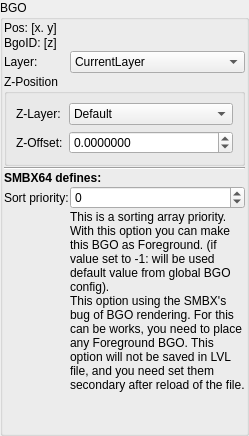
         <widget class="QGroupBox" name="bgoProps">
          <property name="minimumSize">
           <size>
            <width>0</width>
            <height>361</height>
           </size>
          </property>
          <property name="title">
           <string>BGO</string>
          </property>
          <layout class="QGridLayout" name="gridLayout_14" columnstretch="10,80">
           <property name="sizeConstraint">
            <enum>QLayout::SetMinimumSize</enum>
           </property>
           <property name="leftMargin">
            <number>1</number>
           </property>
           <property name="topMargin">
            <number>1</number>
           </property>
           <property name="rightMargin">
            <number>1</number>
           </property>
           <property name="bottomMargin">
            <number>1</number>
           </property>
           <property name="spacing">
            <number>1</number>
           </property>
           <item row="3" column="0" colspan="2">
            <widget class="QGroupBox" name="PROPS_BGO_Z_Pos">
             <property name="title">
              <string>Z-Position</string>
             </property>
             <layout class="QGridLayout" name="PROPS_BGO_Z_POS_GRP" columnstretch="0,80">
              <item row="1" column="0">
               <widget class="QLabel" name="label_89">
                <property name="text">
                 <string>Z-Offset:</string>
                </property>
               </widget>
              </item>
              <item row="0" column="0">
               <widget class="QLabel" name="label_88">
                <property name="text">
                 <string>Z-Layer:</string>
                </property>
               </widget>
              </item>
              <item row="0" column="1">
               <widget class="QComboBox" name="PROPS_BGO_Z_Layer">
                <property name="currentIndex">
                 <number>2</number>
                </property>
                <item>
                 <property name="text">
                  <string>Background-2</string>
                 </property>
                </item>
                <item>
                 <property name="text">
                  <string>Background</string>
                 </property>
                </item>
                <item>
                 <property name="text">
                  <string>Default</string>
                 </property>
                </item>
                <item>
                 <property name="text">
                  <string>Foreground</string>
                 </property>
                </item>
                <item>
                 <property name="text">
                  <string>Foreground-2</string>
                 </property>
                </item>
               </widget>
              </item>
              <item row="1" column="1">
               <widget class="QDoubleSpinBox" name="PROPS_BGO_Z_Offset">
                <property name="decimals">
                 <number>7</number>
                </property>
                <property name="minimum">
                 <double>-500.000000000000000</double>
                </property>
                <property name="maximum">
                 <double>500.000000000000000</double>
                </property>
               </widget>
              </item>
             </layout>
            </widget>
           </item>
           <item row="7" column="0">
            <spacer name="horizontalSpacer">
             <property name="orientation">
              <enum>Qt::Horizontal</enum>
             </property>
             <property name="sizeHint" stdset="0">
              <size>
               <width>58</width>
               <height>20</height>
              </size>
             </property>
            </spacer>
           </item>
           <item row="5" column="0" colspan="2">
            <widget class="QLabel" name="SMBX64title">
             <property name="font">
              <font>
               <weight>75</weight>
               <bold>true</bold>
              </font>
             </property>
             <property name="text">
              <string>SMBX64 defines:</string>
             </property>
            </widget>
           </item>
           <item row="0" column="0" colspan="2">
            <widget class="QLabel" name="PROPS_bgoPos">
             <property name="text">
              <string notr="true">Pos: [x. y]</string>
             </property>
            </widget>
           </item>
           <item row="6" column="1">
            <widget class="QSpinBox" name="PROPS_BGO_smbx64_sp">
             <property name="minimum">
              <number>-1</number>
             </property>
             <property name="maximum">
              <number>999999999</number>
             </property>
             <property name="singleStep">
              <number>1</number>
             </property>
            </widget>
           </item>
           <item row="6" column="0">
            <widget class="QLabel" name="SortPriorityLabel">
             <property name="text">
              <string>Sort priority:</string>
             </property>
            </widget>
           </item>
           <item row="1" column="0" colspan="2">
            <widget class="QLabel" name="PROPS_BgoID">
             <property name="text">
              <string notr="true">BgoID: [z]</string>
             </property>
            </widget>
           </item>
           <item row="7" column="1">
            <widget class="QLabel" name="SMBX64_SP_Help">
             <property name="maximumSize">
              <size>
               <width>175</width>
               <height>16777215</height>
              </size>
             </property>
             <property name="text">
              <string>This is a sorting array priority. With this option you can make this BGO as Foreground. (if value set to -1: will be used default value from global BGO config).
This option using the SMBX's bug of BGO rendering. For this can be works, you need to place any Foreground BGO. This option will not be saved in LVL file, and you need set them secondary after reload of the file.</string>
             </property>
             <property name="wordWrap">
              <bool>true</bool>
             </property>
            </widget>
           </item>
           <item row="4" column="0" colspan="2">
            <widget class="Line" name="line_4">
             <property name="orientation">
              <enum>Qt::Horizontal</enum>
             </property>
            </widget>
           </item>
           <item row="2" column="0">
            <widget class="QLabel" name="BgoLayerLabel">
             <property name="text">
              <string>Layer:</string>
             </property>
            </widget>
           </item>
           <item row="2" column="1">
            <widget class="QComboBox" name="PROPS_BGOLayer">
             <item>
              <property name="text">
               <string notr="true">CurrentLayer</string>
              </property>
             </item>
            </widget>
           </item>
           <item row="8" column="0" colspan="2">
            <spacer name="verticalSpacer_3">
             <property name="orientation">
              <enum>Qt::Vertical</enum>
             </property>
             <property name="sizeType">
              <enum>QSizePolicy::Expanding</enum>
             </property>
             <property name="sizeHint" stdset="0">
              <size>
               <width>20</width>
               <height>40</height>
              </size>
             </property>
            </spacer>
           </item>
          </layout>
         </widget>
